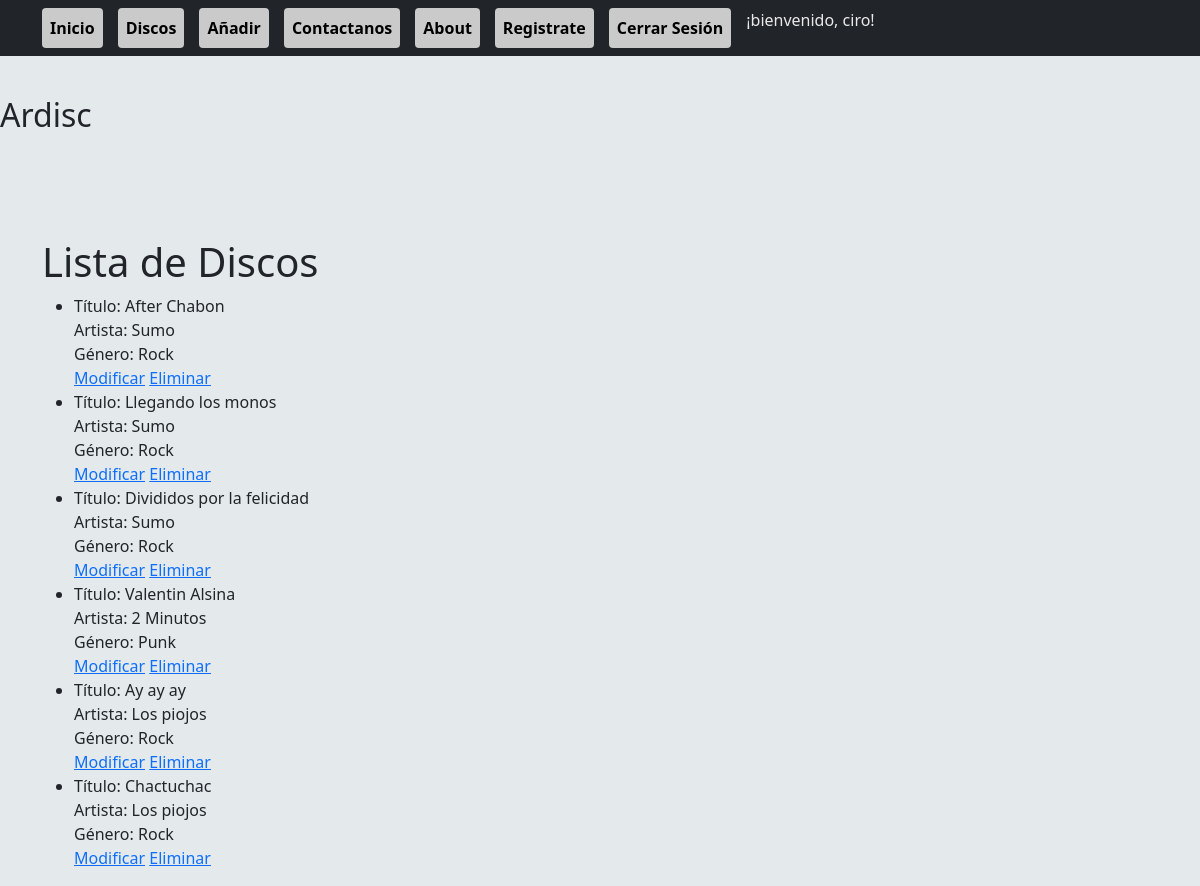
The app's page /Lista-Disco/ (signed in) with its own data.
### Aplicacion/models.py (models this page shows, shortened)
class Disco(models.Model):
    Titulo = models.CharField(max_length=40)
    Artista = models.CharField(max_length=40)
    Descripcion = models.TextField()
    Publicacion =  models.DateField()
    Estudio = models.CharField(max_length=40,null=True, blank=True)
    Discografica = models.CharField(max_length=40,null=True, blank=True)
    Imagen = models.ImageField(upload_to='disco_img/', null=True, blank=True)
    Genero = models.ForeignKey(Genero, on_delete=models.PROTECT)

class Genero(models.Model):
    Nombre = models.CharField(max_length=30)
    def __str__(self):
        return self.Nombre

### Aplicacion/views.py (the view)
# urls.py: path('Lista-Disco/', views.Lista_disco, name='Lista-Disco'),
@login_required
def Lista_disco(request):
    disco = Disco.objects.all()
    return render(request, 'aplicacion/crud/lista.html', {'disco': disco})

### Aplicacion/templates/aplicacion/crud/lista.html (shortened to what this page needs)
{% extends 'aplicacion/inicio.html' %} {% load static %}
{% block '' %}
<body>
    <div class="container">
        <br><br><br><br>
        <h1>Lista de Discos</h1>
        <ul>
            {% if disco %}
                {% for disc in disco %}
                <li>
                    Título: {{ disc.Titulo }}<br>
                    Artista: {{ disc.Artista }}<br>
                    Género: {{ disc.Genero }}<br>
                    <a href="{% url 'Editar-Disco' disc.id %}">Modificar</a>
                    <a href="{% url 'Eliminar-Disco' disc.id %}">Eliminar</a>
                </li>
                {% endfor %}
            {% else %}
                <li>No hay discos disponibles.</li>
            {% endif %}
        </ul>
    </div>
</body>
{% endblock %}

### Aplicacion/templates/aplicacion/inicio.html (shortened to what this page needs)
{% load static %}
<!DOCTYPE html>
<html lang="en">
<head>
    <link href="https://cdn.jsdelivr.net/npm/bootstrap@5.3.3/dist/css/bootstrap.min.css" rel="stylesheet"
>
</head>
<body>
    <br><br><br><br>
    <h2> Ardisc </h2>
    <nav class="navbar navbar-expand-sm bg-dark navbar-dark py-2 fixed-top">
        <div class="container">
            <div class="collapse navbar-collapse" id="navmenu">
                <ul class="navbar-nav mr-auto">
                    <li class="nav-item"><a class="nav-link" href="{% url 'Inicio' %}">Inicio</a></li>
                    <li class="nav-item"><a class="nav-link" href="{% url 'Discos' %}">Discos</a></li>
                    <li class="nav-item"><a class="nav-link" href="{% url 'Agregar-Disco' %}">Añadir</a></li>
                    <li class="nav-item"><a class="nav-link" href="{% url 'Contacto' %}">Contactanos</a></li>
                    <li class="nav-item"><a class="nav-link" href="{% url 'About' %}">About</a></li>
                    <li class="nav-item"><a class="nav-link" href="{% url 'register' %}">Registrate</a></li>
                    {% if user.is_authenticated %}
                    <li class="nav-item"><a class="nav-link" href="{% url 'logout' %}">Cerrar Sesión</a></li>
                    <li class="nav-item">¡bienvenido, {{ user.username }}!</li>
                    {% else %}
                    <li class="nav-item"><a class="nav-link" href="{% url 'login' %}">Iniciar Sesión</a></li>
                    {% endif %}
                </ul>
            </div>
        </div>
    </nav>
</body>
{% block '' %}{% endblock %}
</html>

### Aplicacion/templates/aplicacion/inicio.html (style rules this page uses)
body { background-color: #3b666c22; }
.navbar-nav { list-style: none; padding: 0; margin: 0; }
.nav-item { display: inline; color: #e9e9e9; }
.nav-link { text-decoration: none; color: #000000; font-weight: bold; padding: 8px 12px; border-radius: 4px; background-color: #cacaca; transition: background-color 0.2s, color 0.2s; }
.navbar-nav .nav-item { margin-right: 15px; }

### records on screen
Disco: Titulo "After Chabon", Artista "Sumo", Genero "Rock"
Disco: Titulo "Llegando los monos", Artista "Sumo", Genero "Rock"
Disco: Titulo "Divididos por la felicidad", Artista "Sumo", Genero "Rock"
Disco: Titulo "Valentin Alsina", Artista "2 Minutos", Genero "Punk"
Disco: Titulo "Ay ay ay", Artista "Los piojos", Genero "Rock"
Disco: Titulo "Chactuchac", Artista "Los piojos", Genero "Rock"

### other values on screen
{{ user.username }} "ciro"
